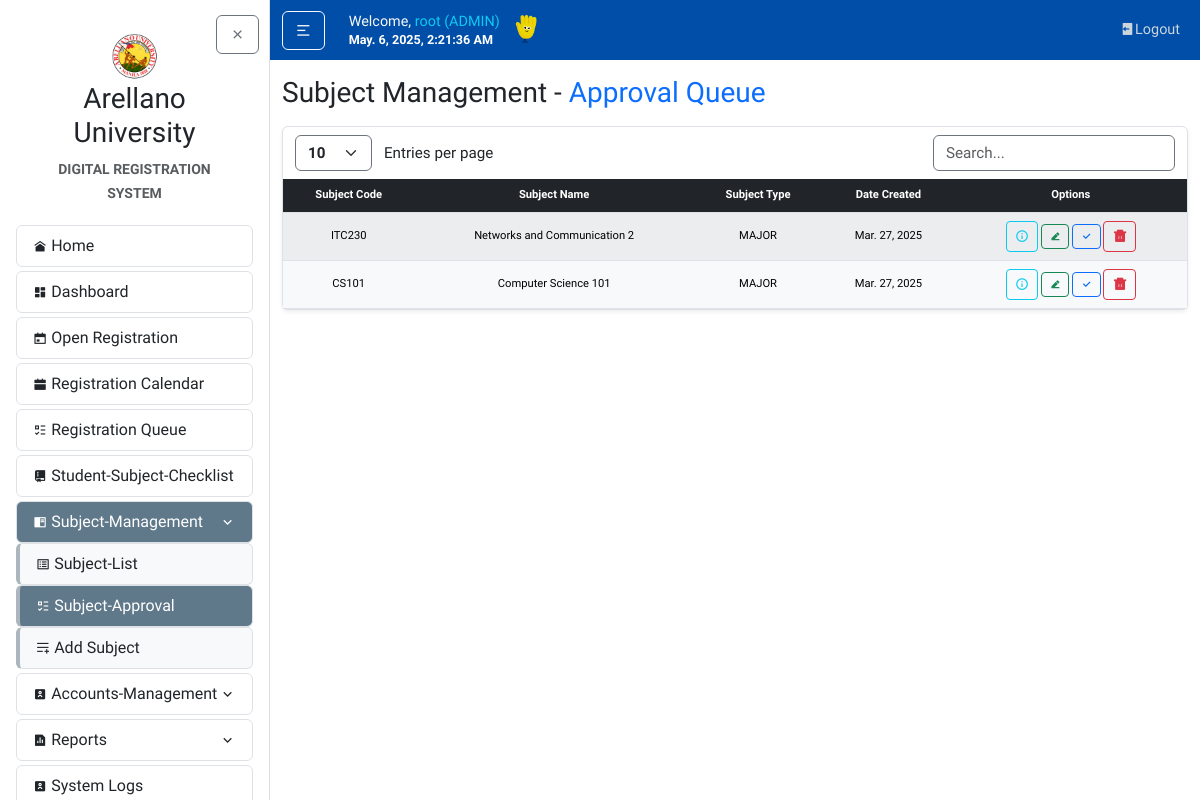
Screenshot of /subjects/subject-approval-queue/ (signed in) with the database file from the repository.
### accounts/models.py (models this page shows, shortened)
class CustomUser(AbstractUser):
    ROLES = (
        ('SUPERUSER', 'Superuser'),
        ('ADMIN', 'Admin'),
        ('OFFICER', 'Enrollment Officer'),
        ('STUDENT', 'Student'),
    )
    role = models.CharField(max_length=20, choices=ROLES, default='ADMIN')
    email = models.EmailField()
    created_by = models.ForeignKey(
        settings.AUTH_USER_MODEL,
        on_delete=models.SET_NULL,
        null=True,
        blank=True,
        related_name="created_users"
    )
    def __str__(self):
        return f"{self.username} ({self.role})"

### subjects/models.py (models this page shows, shortened)
class Subject(models.Model):
    SUBJECT_TYPE_CHOICES = (
        ('MAJOR', 'Major'),
        ('MINOR', 'Minor'),
    )
    YEAR_LEVEL_CHOICES = (
         (1, '1st Year'),
         (2, '2nd Year'),
         (3, '3rd Year'),
         (4, '4th Year'),
    )
    name = models.CharField(max_length=100)
    code = models.CharField(max_length=20, unique=True)
    departments = models.ManyToManyField(
        Department,
        related_name="subjects",
        help_text="Select departments for which this subject is offered"
    )
    programs = models.ManyToManyField(
        'accounts.Program',
        related_name="subjects",
        blank=True,
        help_text="Select programs for which this subject is offered"
    )
    subject_type = models.CharField(max_length=10, choices=SUBJECT_TYPE_CHOICES)
    year_level = models.PositiveIntegerField(
        choices=YEAR_LEVEL_CHOICES,
        null=True,
        blank=True,
        help_text="Applicable for major subjects only"
    )
    prerequisites = models.ManyToManyField(
        'self',
        blank=True,
        symmetrical=False,
        related_name='dependent_subjects',
        help_text="Select prerequisite subjects (if any)"
    )
    semester = models.CharField(max_length=30, choices=[('--','--'), ('1st', '1st Semester'), ('2nd', '2nd Semester')], default='--')
    lec_units = models.PositiveIntegerField(default=3, help_text="Lecture units")
    lab_units = models.PositiveIntegerField(default=0, help_text="Laboratory units")
    units = models.PositiveIntegerField(default=3)
    description = models.TextField(blank=True, null=True)
    approved = models.BooleanField(default=False)
    created_at = models.DateTimeField(auto_now_add=True)
    updated_at = models.DateTimeField(auto_now=True)

### subjects/views.py (the view, shortened to what this page needs)
# urls.py: path('subject-approval-queue/', views.subject_approval_queue, name='subject-management-approval-queue'),
@login_required
@role_required(allowed_roles=['ADMIN'])
def subject_approval_queue(request):
    pending_subjects = Subject.objects.filter(approved=False)
    context = {
        'pending_subjects': pending_subjects,
    }
    return render(request, 'subjects/subject_approval_queue.html', context)

### subjects/templates/subjects/subject_approval_queue.html (shortened to what this page needs)
{% extends "home/layout.html" %}
{% block body %}
<h3 class="mb-3">Subject Management - <span class="text-primary">Approval Queue</span></h3>
<article class="content-section border rounded p-0 shadow-sm">
    <div class="container">
        <div class="row mt-2">
            <div class="col-auto">
                <select id="customEntries" class="form-select d-inline w-auto border-secondary fw-bold" style="font-size: calc(0.8rem + 0.2vw); cursor: pointer; vertical-align: middle;">
                    <option value="10">10</option>
                </select>
                <span class="d-inline ms-2" style="font-size: calc(0.8rem + 0.2vw); vertical-align: middle;">Entries per page</span>
            </div>
            <div class="col-auto ms-auto">
                <input type="text" id="searchBar" class="form-control d-inline w-auto border-secondary" placeholder="Search..." style="font-size: calc(0.8rem + 0.2vw); vertical-align: middle;">
            </div>
        </div>
    </div>
    <div class="table-responsive table-nowrap mt-2">
        <table id="dataTable" class="table table-light table-hover table-striped text-center m-0 projectTables">
            <thead class="table-dark">
                <tr>
                    <th class="text-center">Subject Code</th>
                    <th class="text-center">Subject Name</th>
                    <th class="text-center">Subject Type</th>
                    <th class="text-center">Date Created</th>
                    <th class="text-center">Options</th>
                </tr>
            </thead>
            <tbody>
                {% for subject in pending_subjects %}
                <tr>
                    <td style="vertical-align: middle;">{{ subject.code }}</td>
                    <td style="vertical-align: middle;">{{ subject.name }}</td>
                    <td style="vertical-align: middle;">{{ subject.subject_type }}</td>
                    <td style="vertical-align: middle;">{{ subject.created_at|date:'M. d, Y' }}</td>
                    <td style="vertical-align: middle;">
                         <button type="button" class="btn btn-sm btn-outline-info"
                            data-bs-toggle="modal" data-bs-target="#subjectDisplayModal"
                            data-code="{{ subject.code }}"
                            data-name="{{ subject.name }}"
                            data-subjecttype="{{ subject.subject_type }}"
                            data-yearlevel="{{ subject.year_level }}"
                            data-semester="{{ subject.semester }}"
                            data-lecunits="{{ subject.lec_units }}"
                            data-labunits="{{ subject.lab_units }}"
                            data-units="{{ subject.units }}"
                            data-description="{{ subject.description|default:'No description provided.' }}"
                            data-approved="{% if subject.approved %}APPROVED{% else %}PENDING{% endif %}"
                            data-createdat="{{ subject.created_at|date:'M. d, Y' }}"
                            title="Details">
                        <i class="ri-information-line"></i>
                        </button>
                        <a href="{% url 'subject-management-update-subject' subject.id %}" class="btn btn-sm btn-outline-success fw-bold responsive_text flex-fill" title="Edit">
                            <i class="ri-edit-2-fill"></i>
                        </a>
                        <form method="POST" action="{% url 'subject-management-approval-queue' %}" class="d-inline">
                            <button type="submit" class="btn btn-sm btn-outline-primary fw-bold responsive_text flex-fill" title="Approve">
                                <i class="ri-check-line"></i>
                            </button>
                        </form>
                        <button type="button" data-bs-toggle="modal" data-bs-target="#myModal"
                            data-deleteData="{{ subject.code }} - {{ subject.name }}"
                            data-ID="{{ subject.id }}" data-moduleName="Delete Subject"
                            class="btn btn-sm btn-outline-danger fw-bold" title="Delete">
                            <i class="ri-delete-bin-5-fill"></i>
                        </button>
                    </td>
                </tr>
                {% endfor %}
            </tbody>
        </table>
    </div>
</article>
{% endblock body %}

### home/templates/home/layout.html (shortened to what this page needs)
{% load static %}
<!DOCTYPE html>
<html lang="en">
<head>
    <link rel="stylesheet" type="text/css" href="{% static 'home/main.css' %}">
    <link href="https://cdn.jsdelivr.net/npm/bootstrap@5.3.3/dist/css/bootstrap.min.css" rel="stylesheet">
    <link rel="stylesheet" href="https://cdnjs.cloudflare.com/ajax/libs/remixicon/4.6.0/remixicon.css">
    <link rel="stylesheet" href="//cdn.datatables.net/2.2.2/css/dataTables.dataTables.min.css">
    <link rel="stylesheet" href="https://cdn.jsdelivr.net/npm/flatpickr/dist/flatpickr.min.css">
    <link href="https://cdn.jsdelivr.net/npm/select2@4.1.0-rc.0/dist/css/select2.min.css" rel="stylesheet" />
</head>
<body>
    <div class="full-nav-bg"></div>
    <div id="page-wrapper" class="d-flex" style="min-height: 100vh;">
        {% include "home/sidebar.html" %}
        <div id="content-wrapper" class="flex-grow-1">
            <header class="site-header">
                <nav class="navbar navbar-expand-md ">
                    <div class="container">
                        <div class="navbar-nav align-items-xl-center">
                            <button id="sidebarToggle" class="btn btn-outline-light me-3 my-auto">
                                <i class="ri-menu-2-line"></i>
                            </button>
                        </div>
                        <div class="ms-2 me-auto my-auto">
                            <h5 class="d-flex align-items-end gap-1 mb-1">
                                <span class="text-light nav-font">
                                    {% if user.is_authenticated %}
                                        Welcome, <span class="text-info">{{ request.user }} {{ request.user.userprofile.userrole }}</span> <br>
                                    {% endif %}
                                    <small id="clock" class="my-auto text-white fw-bold"></small>
                                </span>
                                <span><img src="{% static "home/images/hand.gif" %}" alt="" style="height: 2em; width: auto; vertical-align: middle;"></span>
                            </h5>
                        </div>
                        <div class="navbar-nav ms-auto nav-font">
                            {% if user.is_authenticated %}
                                <a class="nav-item nav-link" href="{% url "logout" %}"><i class="ri-logout-box-fill "></i>Logout</a>
                            {% endif %}
                        </div>
                    </div>
                </nav>
            </header>
            <main id="main-content" role="main" class="container mt-3">
                <div class="row">
                    <div class="col">
                    {% block body %}{% endblock %}
                    </div>
                </div>
            </main>
        </div>
    </div>
</body>
</html>

### home/static/home/main.css (style rules this page uses)
body { background: #fafafa; color: #333333; font-family: 'Varela Round', sans-serif!important; }
h1, h2, h3, h4, h5, h6 { color: #444444; font-size: calc(1rem + 0.8vw); margin-bottom: 1rem; }
.full-nav-bg { position: fixed; top: 0; left: 0; width: 100%; height: 60px; background-color: #004EA8; z-index: 1000; }
.responsive_text { font-size: calc(0.1rem + 0.7vw) !important; }
.site-header { position: sticky; top: 0; z-index: 1000; }
.navbar-nav { flex-wrap: wrap; gap: 0.5rem; }
.navbar-nav .nav-link { color: #cbd5db; transition: color 0.2s ease; }
.nav-font { font-size: clamp(0.7rem, 1.2vw, 1rem); }
.content-section { background: #ffffff; padding: 1.25rem; border: 1px solid #dddddd; border-radius: 0.5rem; margin-bottom: 1.5rem; }
#page-wrapper { min-height: 100vh; overflow: hidden; }
#content-wrapper { flex: 1; overflow-y: auto; height: 100vh; }
.projectTables { font-size: calc(0.55rem + 0.2vw); }
.projectTables th, .projectTables td { vertical-align: middle; border-color: #dee2e6; }
.projectTables thead th { font-weight: 600; }
button, input[type="submit"] { margin-top: 10px; }
.container { max-width: 1490px!important; }
html { scroll-behavior: smooth; }

### rows the page displays
CustomUser: user "root (ADMIN)"
Subject: code "ITC230", name "Networks and Communication 2", subject_type "MAJOR", created_at "Mar. 27, 2025"
Subject: code "CS101", name "Computer Science 101", subject_type "MAJOR", created_at "Mar. 27, 2025"
